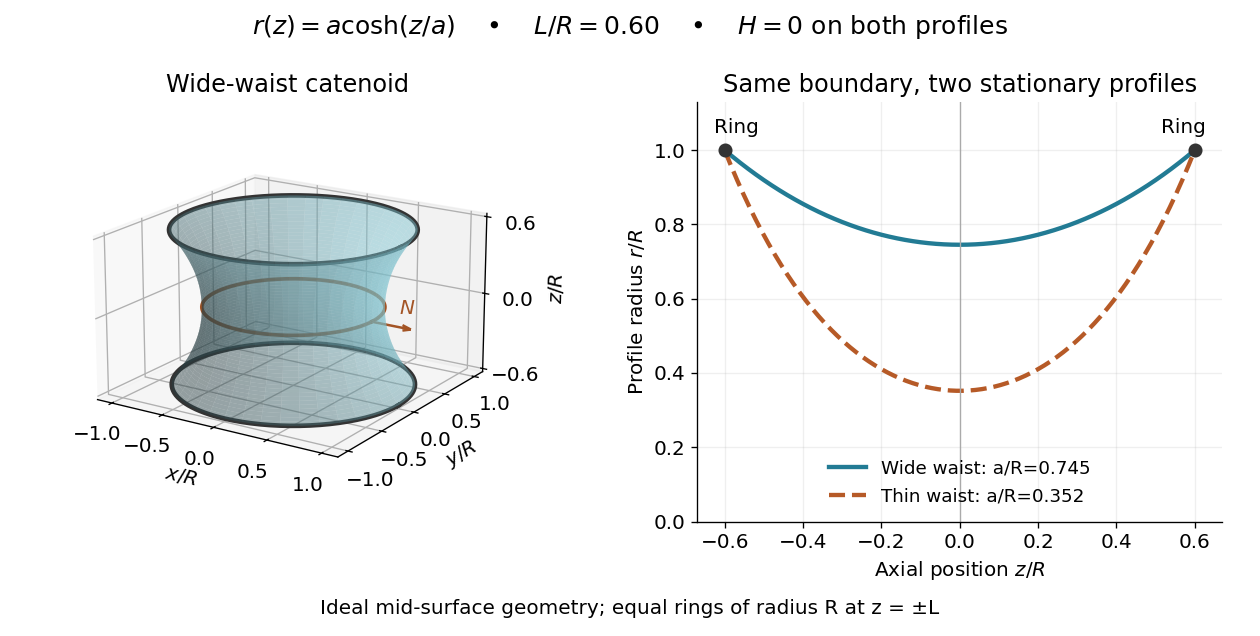

This chart was generated by the following Python code:
"""Generate an ideal catenoid and two profiles at L/R=0.60.

Python 3.14, matplotlib 3.10.7, numpy 2.3.5. Run from _media.
Geometry is dimensionless and represents no measured film.
"""
from pathlib import Path

import matplotlib.pyplot as plt
import numpy as np


def bisect_root(left, right):
    def residual(u):
        return u / np.cosh(u) - 0.60

    for _ in range(80):
        midpoint = (left + right) / 2
        if residual(left) * residual(midpoint) <= 0:
            right = midpoint
        else:
            left = midpoint
    return (left + right) / 2


def main():
    plt.rcParams.update({"font.size": 12, "figure.facecolor": "white"})
    half_gap = 0.60
    wide_u, thin_u = bisect_root(0.01, 1.199), bisect_root(1.201, 6)
    wide_a, thin_a = half_gap / wide_u, half_gap / thin_u
    fig = plt.figure(figsize=(10.5, 5.3))
    surface = fig.add_subplot(121, projection="3d")
    z, phi = np.meshgrid(np.linspace(-half_gap, half_gap, 49), np.linspace(0, 2 * np.pi, 81))
    r = wide_a * np.cosh(z / wide_a)
    surface.plot_surface(r * np.cos(phi), r * np.sin(phi), z, color="#80c8d5", alpha=0.48, linewidth=0)
    angle = np.linspace(0, 2 * np.pi, 241)
    for height in [-half_gap, half_gap]:
        surface.plot(np.cos(angle), np.sin(angle), np.full_like(angle, height), color="#333333", lw=2.8)
    surface.plot(wide_a * np.cos(angle), wide_a * np.sin(angle), np.zeros_like(angle), color="#a35425", lw=2.2)
    surface.quiver(wide_a, 0, 0, 0.36, 0, 0, color="#a35425", arrow_length_ratio=0.22)
    surface.text(wide_a + 0.25, 0, 0.10, "$N$", color="#a35425")
    surface.set(xlabel="$x/R$", ylabel="$y/R$", zlabel="$z/R$", title="Wide-waist catenoid")
    surface.set_box_aspect((2, 2, 1.2))
    surface.set_zticks([-0.6, 0, 0.6])
    surface.view_init(elev=18, azim=-57)
    profile = fig.add_subplot(122)
    zz = np.linspace(-half_gap, half_gap, 301)
    for a, style, label, color in [(wide_a, "-", "Wide waist", "#227b94"), (thin_a, "--", "Thin waist", "#b65a27")]:
        profile.plot(zz, a * np.cosh(zz / a), style, color=color, lw=2.6, label=f"{label}: a/R={a:.3f}")
    profile.scatter([-half_gap, half_gap], [1, 1], c="#333333", s=55, zorder=5)
    profile.text(-0.57, 1.045, "Ring", ha="center")
    profile.text(0.57, 1.045, "Ring", ha="center")
    profile.axvline(0, lw=0.8, color="#aaaaaa")
    profile.set(xlabel="Axial position $z/R$", ylabel="Profile radius $r/R$", xlim=(-0.67, 0.67), ylim=(0, 1.13), title="Same boundary, two stationary profiles")
    profile.legend(loc="lower center", fontsize=11, frameon=False)
    profile.grid(alpha=0.2)
    profile.spines[["top", "right"]].set_visible(False)
    fig.suptitle(r"$r(z)=a\cosh(z/a)$    •    $L/R=0.60$    •    $H=0$ on both profiles", fontsize=15, y=0.98)
    fig.text(0.5, 0.035, "Ideal mid-surface geometry; equal rings of radius R at z = ±L", ha="center", fontsize=12)
    fig.subplots_adjust(left=0.02, right=0.97, top=0.84, bottom=0.18, wspace=0.28)
    fig.savefig(Path.cwd() / (Path(__file__).stem + ".png"), dpi=120, facecolor="white", transparent=False)
    plt.close(fig)


if __name__ == "__main__":
    main()
